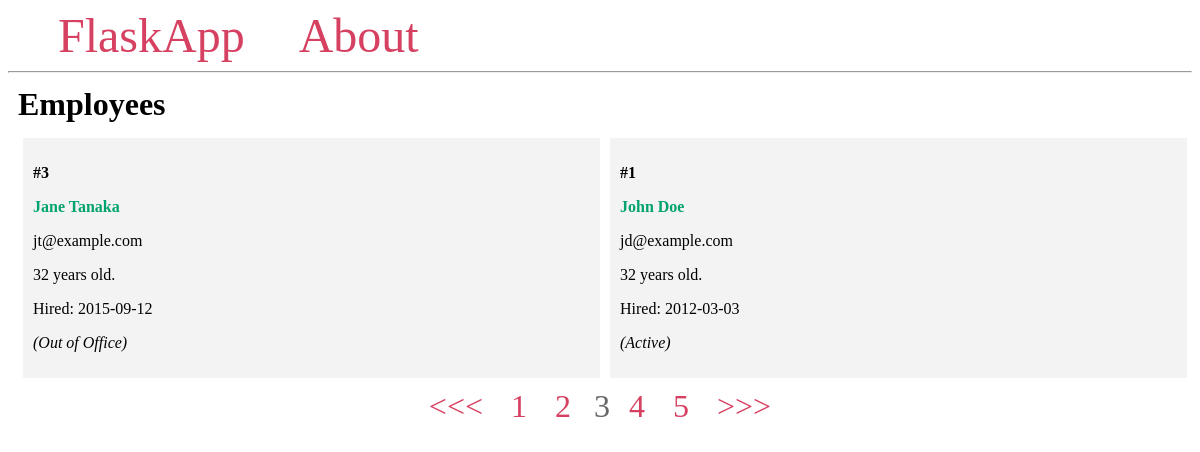
/?page=3, run on the app's committed database.
### app.py (models this page shows, shortened)
class Employee(db.Model):
    id = db.Column(db.Integer, primary_key=True)
    firstname = db.Column(db.String(100), nullable=False)
    lastname = db.Column(db.String(100), nullable=False)
    email = db.Column(db.String(100), unique=True, nullable=False)
    age = db.Column(db.Integer, nullable=False)
    hire_date = db.Column(db.Date, nullable=False)
    active = db.Column(db.Boolean, nullable=False)

### app.py (the view)
@app.route('/')
def index():
    page = request.args.get('page', 1, type=int)
    pagination = Employee.query.order_by(Employee.firstname).paginate(
        page=page, per_page=2)
    return render_template('index.html', pagination=pagination)

### templates/index.html
{% extends 'base.html' %}
{% block content %}
    <h1 class="title">{% block title %} Employees {% endblock %}</h1>
    <div class="content">
        {% for employee in pagination.items %}
            <div class="employee">
                <p><b>#{{ employee.id }}</b></p>
                <b>
                    <p class="name">{{ employee.firstname }} {{ employee.lastname }}</p>
                </b>
                <p>{{ employee.email }}</p>
                <p>{{ employee.age }} years old.</p>
                <p>Hired: {{ employee.hire_date }}</p>
                {% if employee.active %}
                    <p><i>(Active)</i></p>
                {% else %}
                    <p><i>(Out of Office)</i></p>
                {% endif %}
            </div>
        {% endfor %}
    </div>
    <div class="pagination">
        {% if pagination.has_prev %}
            <span>
                <a class='page-number' href="{{ url_for('index', page=pagination.prev_num) }}">
                    {{ '<<<' }}
                </a>
            </span>
        {% endif %}
        {% for number in pagination.iter_pages() %}
            {% if pagination.page != number %}
                <span>
                        <a class='page-number'
                            href="{{ url_for('index', page=number) }}">
                        {{ number }}
                        </a>
                </span>
            {% else %}
                <span class='current-page-number'>{{ number }}</span>
            {% endif %}
        {% endfor %}
        {% if pagination.has_next %}
            <span>
                <a class='page-number'
                    href="{{ url_for('index', page=pagination.next_num) }}">
                    {{ '>>>' }}
                </a>
            </span>
        {% endif %}
    </div>
{% endblock %}

### templates/base.html (style rules this page uses)
.title { margin: 5px; }
.content { margin: 5px; width: 100%; display: flex; flex-direction: row; flex-wrap: wrap; }
.employee { flex: 20%; padding: 10px; margin: 5px; background-color: #f3f3f3; inline-size: 100%; }
.name { color: #00a36f; text-decoration: none; }
.pagination { margin: 0 auto; }
.pagination span { font-size: 2em; margin-right: 10px; }
.page-number { color: #d64161; padding: 5px; text-decoration: none; }
.current-page-number { color: #666 }

### data on the page
Employee: id "3", firstname "Jane", lastname "Tanaka", email "jt@example.com", age "32", hire_date "2015-09-12", active "(Out of Office)"
Employee: id "1", firstname "John", lastname "Doe", email "jd@example.com", age "32", hire_date "2012-03-03", active "(Active)"

### other printed values
{{ '<<<' }} "<<<"
{{ number }} "1" "2" "4" "5"
{{ number }} "3"
{{ '>>>' }} ">>>"
